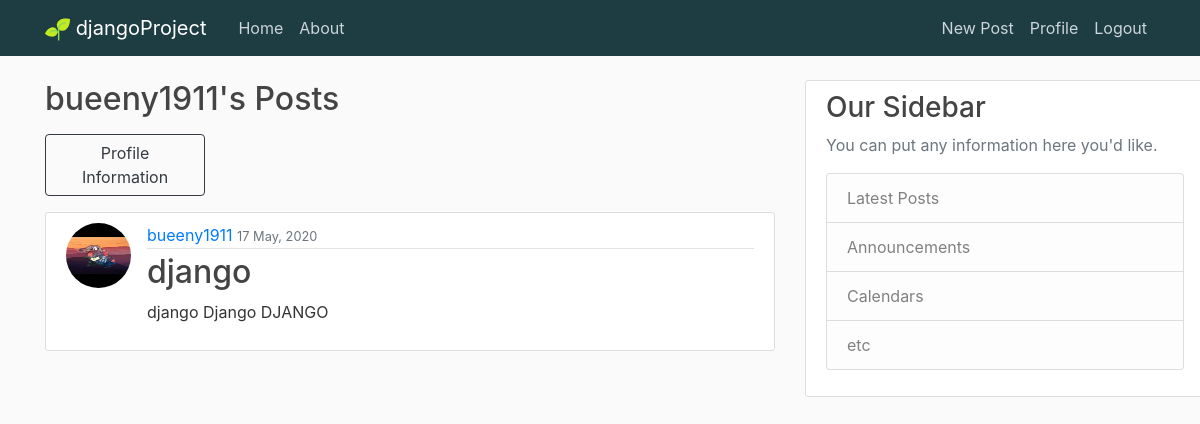
The app's page /post/bueeny1911 (signed in) with its own data.
### App01/models.py (models this page shows, shortened)
class Post (models.Model):
    title = models.CharField(max_length =  100)
    content = models.TextField()
    date_posted = models.DateTimeField(default =  timezone.now)
    author = models.ForeignKey(User, on_delete=models.CASCADE)

### users/models.py (models this page shows, shortened)
class Profile(models.Model):
    user = models.OneToOneField(User ,on_delete = models.CASCADE) #models.cascade, delete user = delete this profile too
    birthday =  models.DateField(auto_now = False, auto_now_add = False, null = True)
    image = models.ImageField(default = 'default.jpg', upload_to = 'profile-pics',null = True)
    bio = models.TextField(max_length=500, blank=True)
    location = models.CharField(max_length=30, blank=True)

### App01/views.py (the view, shortened to what this page needs)
# urls.py: path('post/<str:username>', UserPostListView.as_view(), name = 'user-posts'),
class UserPostListView(LoginRequiredMixin, ListView):
    model = Post
    template_name = 'App01/user_posts.html' # <app><modeL><view_type>.html
    context_object_name = 'posts'
    paginate_by = 5
    def get_queryset(self):
        user = get_object_or_404(User, username = self.kwargs.get('username')) # get username of the instance
        return Post.objects.filter(author = user).order_by('-date_posted')  # get the objects under this username

### App01/templates/App01/user_posts.html (shortened to what this page needs)
{%extends "App01/base.html" %} Call the base template
{% block content %}
<div class = "row">
  <div class = "col-12">
    <h2 href = "#">{{view.kwargs.username}}'s Posts</h2>
  </div>
  <div class = "col-3 mt-2">
    <a class = "btn btn-outline-dark col-sm" href ="{% url 'profile-detail' view.kwargs.username %}">Profile Information</a>
  </div>
</div>
{% for post in posts %}
  <article class="media content-section mt-3">
    <img class = "rounded-circle article-img" src= "{{ post.author.profile.image.url }}">
    <div class="media-body">
      <div class="article-metadata">
        <a class="" href="{% url 'user-posts' post.author.username %}">{{ post.author }}</a>
        <small class="text-muted">{{ post.date_posted | date:"d F, Y"}}</small>
      </div>
      <h2><a class="article-title" href="{% url 'post-detail' post.id %}">{{ post.title }}</a></h2>
      <p class="article-content">{{ post.content }}</p>
    </div>
  </article>
{% endfor %}
{% endblock content%}

### App01/static/App01/main.css (style rules this page uses)
body { background: #fafafa; color: #333333; margin-top: 5rem; }
h1, h2, h3, h4, h5, h6 { color: #444444; }
.content-section { background: #ffffff; padding: 10px 20px; border: 1px solid #dddddd; border-radius: 3px; margin-bottom: 20px; word-wrap: break-word; overflow-wrap: break-word; overflow: hidden; max-width: 800px; min-width: 400px; }
.article-title { color: #444444; }
.article-content { word-wrap: break-word; overflow-wrap: break-word; max-width: 800px; overflow: hidden; float: left; }
.article-img { height: 65px; width: 65px; margin-right: 16px; }
.article-metadata { padding-bottom: 1px; margin-bottom: 4px; border-bottom: 1px solid #e3e3e3 }

### records on screen
Post: author.profile.image (placeholder picture), author "bueeny1911", date_posted "17 May, 2020", title "django", content "django Django DJANGO"

### other values on screen
{{ view.kwargs.username }} "bueeny1911"
